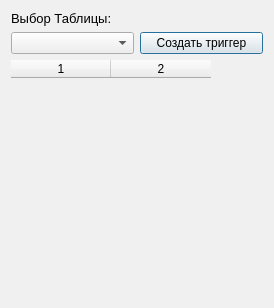
<?xml version="1.0" encoding="UTF-8"?>
<ui version="4.0">
 <class>pole</class>
 <widget class="QDialog" name="pole">
  <property name="windowModality">
   <enum>Qt::ApplicationModal</enum>
  </property>
  <property name="enabled">
   <bool>true</bool>
  </property>
  <property name="geometry">
   <rect>
    <x>0</x>
    <y>0</y>
    <width>274</width>
    <height>308</height>
   </rect>
  </property>
  <property name="sizePolicy">
   <sizepolicy hsizetype="Fixed" vsizetype="Fixed">
    <horstretch>0</horstretch>
    <verstretch>0</verstretch>
   </sizepolicy>
  </property>
  <property name="palette">
   <palette>
    <active>
     <colorrole role="Midlight">
      <brush brushstyle="SolidPattern">
       <color alpha="255">
        <red>255</red>
        <green>255</green>
        <blue>255</blue>
       </color>
      </brush>
     </colorrole>
     <colorrole role="Base">
      <brush brushstyle="SolidPattern">
       <color alpha="255">
        <red>240</red>
        <green>240</green>
        <blue>240</blue>
       </color>
      </brush>
     </colorrole>
     <colorrole role="Window">
      <brush brushstyle="SolidPattern">
       <color alpha="255">
        <red>240</red>
        <green>240</green>
        <blue>240</blue>
       </color>
      </brush>
     </colorrole>
    </active>
    <inactive>
     <colorrole role="Midlight">
      <brush brushstyle="SolidPattern">
       <color alpha="255">
        <red>227</red>
        <green>227</green>
        <blue>227</blue>
       </color>
      </brush>
     </colorrole>
     <colorrole role="Base">
      <brush brushstyle="SolidPattern">
       <color alpha="255">
        <red>240</red>
        <green>240</green>
        <blue>240</blue>
       </color>
      </brush>
     </colorrole>
     <colorrole role="Window">
      <brush brushstyle="SolidPattern">
       <color alpha="255">
        <red>240</red>
        <green>240</green>
        <blue>240</blue>
       </color>
      </brush>
     </colorrole>
    </inactive>
    <disabled>
     <colorrole role="Midlight">
      <brush brushstyle="SolidPattern">
       <color alpha="255">
        <red>247</red>
        <green>247</green>
        <blue>247</blue>
       </color>
      </brush>
     </colorrole>
     <colorrole role="Base">
      <brush brushstyle="SolidPattern">
       <color alpha="255">
        <red>240</red>
        <green>240</green>
        <blue>240</blue>
       </color>
      </brush>
     </colorrole>
     <colorrole role="Window">
      <brush brushstyle="SolidPattern">
       <color alpha="255">
        <red>240</red>
        <green>240</green>
        <blue>240</blue>
       </color>
      </brush>
     </colorrole>
    </disabled>
   </palette>
  </property>
  <property name="windowTitle">
   <string>Выбор полей</string>
  </property>
  <property name="modal">
   <bool>true</bool>
  </property>
  <layout class="QVBoxLayout" name="verticalLayout">
   <item>
    <layout class="QGridLayout" name="gridLayout">
     <item row="0" column="0">
      <widget class="QLabel" name="label">
       <property name="sizePolicy">
        <sizepolicy hsizetype="Preferred" vsizetype="Preferred">
         <horstretch>0</horstretch>
         <verstretch>0</verstretch>
        </sizepolicy>
       </property>
       <property name="font">
        <font>
         <pointsize>10</pointsize>
        </font>
       </property>
       <property name="text">
        <string>Выбор Таблицы:</string>
       </property>
      </widget>
     </item>
     <item row="1" column="0">
      <layout class="QHBoxLayout" name="horizontalLayout">
       <item>
        <widget class="QComboBox" name="comboBox">
         <property name="sizePolicy">
          <sizepolicy hsizetype="Preferred" vsizetype="Preferred">
           <horstretch>0</horstretch>
           <verstretch>0</verstretch>
          </sizepolicy>
         </property>
         <property name="font">
          <font>
           <family>Segoe UI</family>
          </font>
         </property>
        </widget>
       </item>
       <item>
        <widget class="QPushButton" name="pushButton">
         <property name="sizePolicy">
          <sizepolicy hsizetype="Preferred" vsizetype="Preferred">
           <horstretch>0</horstretch>
           <verstretch>0</verstretch>
          </sizepolicy>
         </property>
         <property name="text">
          <string>Создать триггер</string>
         </property>
        </widget>
       </item>
      </layout>
     </item>
    </layout>
   </item>
   <item>
    <widget class="QTableWidget" name="tableWidget">
     <property name="frameShape">
      <enum>QFrame::HLine</enum>
     </property>
     <property name="frameShadow">
      <enum>QFrame::Sunken</enum>
     </property>
     <property name="lineWidth">
      <number>0</number>
     </property>
     <property name="verticalScrollBarPolicy">
      <enum>Qt::ScrollBarAsNeeded</enum>
     </property>
     <property name="horizontalScrollBarPolicy">
      <enum>Qt::ScrollBarAlwaysOff</enum>
     </property>
     <property name="editTriggers">
      <set>QAbstractItemView::CurrentChanged|QAbstractItemView::EditKeyPressed|QAbstractItemView::SelectedClicked</set>
     </property>
     <property name="gridStyle">
      <enum>Qt::NoPen</enum>
     </property>
     <property name="sortingEnabled">
      <bool>false</bool>
     </property>
     <property name="rowCount">
      <number>0</number>
     </property>
     <property name="columnCount">
      <number>2</number>
     </property>
     <column/>
     <column/>
    </widget>
   </item>
  </layout>
 </widget>
 <resources/>
 <connections/>
</ui>
